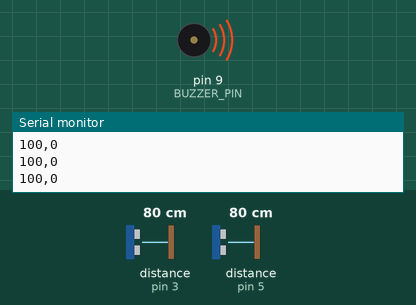
The sketch below on a simulated Arduino Uno, built with avr-gcc and run on an emulated ATmega328P. Shown: buzzer (waves = sounding), the last lines printed to the serial monitor. Wiring (inferred from the names in the program): 2 × ultrasonic range finder: trigger pin 2, echo pin 3 / trigger pin 4, echo pin 5. The inputs (shaded band) are chosen by the test bench; at power-on: distance to the obstacle (sensors on pin 5, pin 3) 80 cm. The echo pulse lasts 58.3 µs per cm.

Above: at 1.2 s.
1.3 s: distance to the obstacle (sensor on pin 5) set to 299 cm
At 2.1 s:
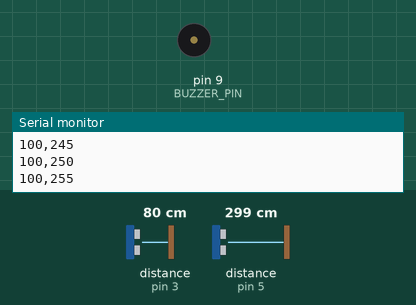
3.8 s: distance to the obstacle (sensor on pin 3) set to 120 cm
6.8 s: distance to the obstacle (sensor on pin 3) set to 2 cm
8.3 s: distance to the obstacle (sensor on pin 3) set to 120 cm
11.3 s: distance to the obstacle (sensor on pin 3) set to 4 cm
12.8 s: distance to the obstacle (sensor on pin 5) set to 9 cm
Timing chart, 0 to 16.8 s (numbered marks = the images above; inputs shaded):
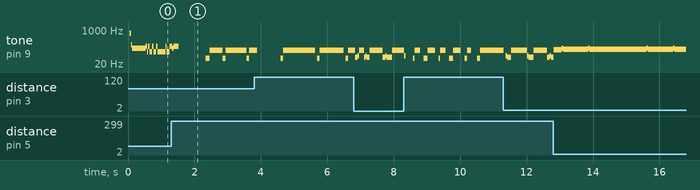

Measured:
- by itself, tone on pin 9 (BUZZER_PIN): plays 104 Hz for 0.24 s, 125 Hz for 0.04 s, 108 Hz for 0.76 s, 125 Hz for 0.04 s, 108 Hz for 1.7 s, 125 Hz for 0.04 s … (9 notes in this stretch)

The sketch:

simple_theremin_v1a1.ino
```cpp
/*
  Project: Simple Theremin v1a
  Programmed by: ChatGPT and Jim F, Calgary AB
  Date Started: 22 Nov 2025
  Date Updated: 22 Nov 2025
*/

#define TRIG_PIN1 2   // Pitch sensor trig pin for ultrasonic sensor 1
#define ECHO_PIN1 3   // Pitch sensor echo pin for ultrasonic sensor 1
#define TRIG_PIN2 4   // Volume sensor trig pin for ultrasonic sensor 2
#define ECHO_PIN2 5   // Volume sensor echo pin for ultrasonic sensor 2
#define BUZZER_PIN 9  // Piezo buzzer pin (PWM capable)
#define MAX_DISTANCE 200 // Maximum distance to measure in cm

// Optional smoothing of sensor readings
float pitchSmoothed = 0;          // Smoothed pitch distance
float volSmoothed = 0;            // Smoothed volume distance
float smoothingFactor = 0.2;      // Smoothing factor (0=no smoothing, 1=very smooth)

void setup() {
  // Set pin modes for ultrasonic sensors and buzzer
  pinMode(TRIG_PIN1, OUTPUT);     // Set pitch trig as output
  pinMode(ECHO_PIN1, INPUT);      // Set pitch echo as input
  pinMode(TRIG_PIN2, OUTPUT);     // Set volume trig as output
  pinMode(ECHO_PIN2, INPUT);      // Set volume echo as input
  pinMode(BUZZER_PIN, OUTPUT);    // Set buzzer pin as output

  Serial.begin(9600);             // Initialize serial communication at 9600 baud
  Serial.println("");             // Print empty line to separate data in serial monitor
}

// Function to read distance in cm from an HC-SR04 ultrasonic sensor
long readDistanceCM(int trigPin, int echoPin) {
  digitalWrite(trigPin, LOW);     // Ensure trig pin is low
  delayMicroseconds(2);           // Wait for 2 microseconds
  digitalWrite(trigPin, HIGH);    // Send 10us pulse to trigger sensor
  delayMicroseconds(10);          // Wait 10 microseconds
  digitalWrite(trigPin, LOW);     // Stop the pulse

  // Read the duration of the echo pulse (with 30ms timeout)
  long duration = pulseIn(echoPin, HIGH, 30000);
  long distance = duration * 0.034 / 2; // Convert duration to distance in cm

  // Clamp distance: if 0 or exceeds max, set to MAX_DISTANCE
  if (distance == 0 || distance > MAX_DISTANCE) distance = MAX_DISTANCE;
  return distance;
}

// Function to generate PWM square wave tone with given frequency, amplitude, and duration
void playTonePWM(int freq, int amplitude, int durationMs) {
  long period = 1000000L / freq;                      // Full period in microseconds
  long pulse = (period / 2) * amplitude / 255;       // High time proportional to amplitude
  long start = millis();                              // Record start time

  // Generate PWM square wave for specified duration
  while (millis() - start < durationMs) {
    digitalWrite(BUZZER_PIN, HIGH);                  // Turn buzzer on
    delayMicroseconds(pulse);                        // Keep it high for pulse duration
    digitalWrite(BUZZER_PIN, LOW);                   // Turn buzzer off
    delayMicroseconds(period - pulse);               // Keep it low for remainder of period
  }
}

void loop() {
  // Read distances from sensors (inverted to make closer = higher value)
  long pitchDist = MAX_DISTANCE - readDistanceCM(TRIG_PIN1, ECHO_PIN1);
  long volDist = MAX_DISTANCE - readDistanceCM(TRIG_PIN2, ECHO_PIN2);

  // Smooth the readings to reduce jitter
  pitchSmoothed = pitchSmoothed + (pitchDist - pitchSmoothed) * smoothingFactor;
  volSmoothed = volSmoothed + (volDist - volSmoothed) * smoothingFactor;

  // Map pitch distance to frequency (Hz)
  int freq = map(pitchSmoothed, 2, 50, 2000, 200); // Smaller distance = higher pitch
  freq = constrain(freq, 100, 2000);               // Clamp frequency between 100Hz and 2000Hz

  // Map volume distance to amplitude (0-255)
  int amplitude = map(volSmoothed, 2, 50, 255, 0); // Smaller distance = louder
  amplitude = constrain(amplitude, 0, 255);        // Clamp amplitude within 0-255

  // Play tone for 20ms (fast updates for smooth continuous sound)
  playTonePWM(freq, amplitude, 20);

  // Output frequency and amplitude to serial monitor for debugging
  Serial.print(freq);
  Serial.print(",");
  Serial.print(amplitude);
  Serial.println("");
}
```
